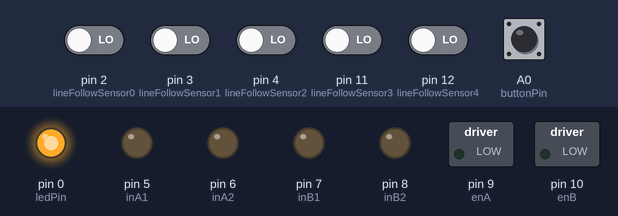
Bench run of a sketch on a simulated Arduino Uno, built with avr-gcc and run on an emulated ATmega328P. On the bench: switched loads named in the sketch (green lamp = pin HIGH), output pins drawn as LEDs (lit = HIGH). Dashed ring = blinking. The test bench sets the inputs (shaded band); at power-on: A0 (buttonPin) HIGH, pin 2 (lineFollowSensor0), pin 3 (lineFollowSensor1), pin 4 (lineFollowSensor2), pin 11 (lineFollowSensor3), pin 12 (lineFollowSensor4) LOW.

Above: at 3.8 s.
3.9 s: A0 (buttonPin) pulled LOW for 0.15 s
At 4.8 s:
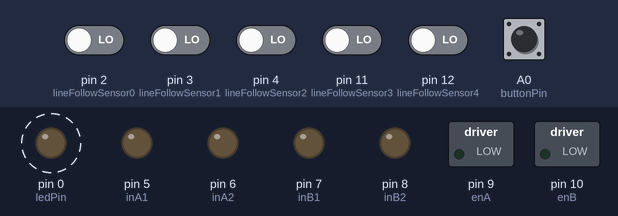
7.0 s: pin 2 (lineFollowSensor0) driven HIGH
At 8.1 s:
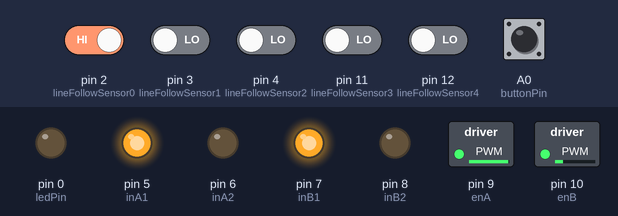
8.5 s: pin 3 (lineFollowSensor1) driven HIGH
At 9.3 s:
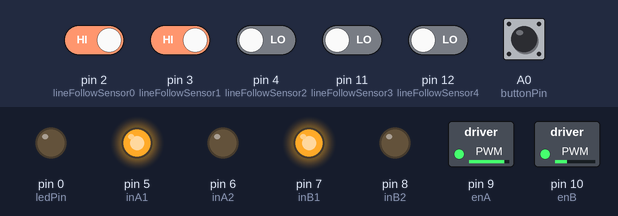
10.0 s: pin 3 (lineFollowSensor1) driven LOW
At 10.5 s:
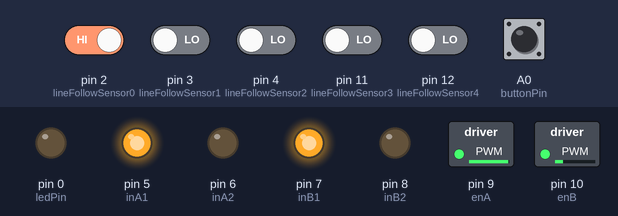
11.5 s: pin 2 (lineFollowSensor0) driven LOW and pin 11 (lineFollowSensor3) driven HIGH
At 12.7 s:
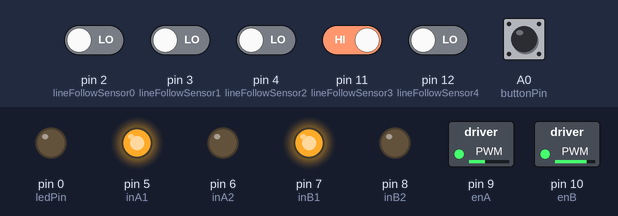
13.0 s: pin 4 (lineFollowSensor2) driven HIGH
At 14.2 s:
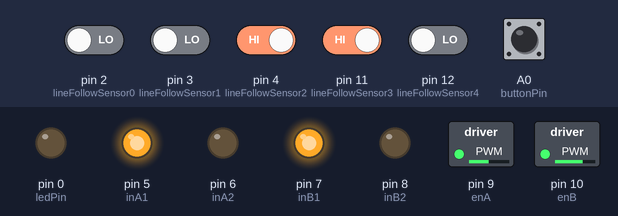
Timing chart, 0 to 15.5 s (numbered marks = the images above; inputs shaded):
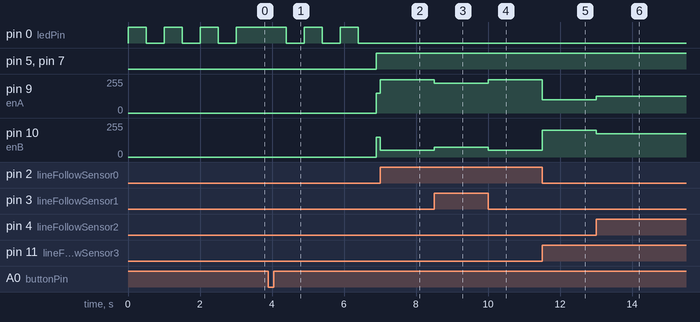

The sketch:

line_follow.ino
```cpp
//Solve Maze Bot
//TEAM - Aman Jain, Naman Arora, Namit Jain, Nandeesh Gupta

// connect motor controller pins to Arduino digital pins
// motor one
const int enA = 9;  //with PWM.  RIGHT MOTOR
const int inA1 = 5;  //digital
const int inA2 = 6;  //digital
// motor two
const int enB = 10;  //with PWM
const int inB1 = 7; //digital
const int inB2 = 8; //digital
const int lineFollowSensor0 = 2;
const int lineFollowSensor1 = 3;
const int lineFollowSensor2 = 4;
const int lineFollowSensor3 = 11;
const int lineFollowSensor4 = 12;
const int buttonPin = A0;
const int ledPin = 0;
int LFSensor[5]={0, 0, 0, 0, 0};
int error=0,P=0,I=0,D=0,previousError=0,PIDvalue=0;
int iniMotorPower=150;
const int Kp=25, Ki=0, Kd=0;
const int STOPPED = 0;
const int FOLLOWING_LINE = 1;
const int NO_LINE = 2;
int mode = FOLLOWING_LINE;

void motorA(int speed=0)
{
    // turn on motor A
    if(speed>0)
    {
        digitalWrite(inA1, HIGH);
        digitalWrite(inA2, LOW);
    }
    else if(speed<0)
    {
        digitalWrite(inA1, LOW);
        digitalWrite(inA2, HIGH);
    }
    else
    {
        digitalWrite(inA1, LOW);
        digitalWrite(inA2, LOW);
    }
    // set speed to speed out of possible range 0~255
    analogWrite(enA, abs(speed)%256);
}

void motorB(int speed=0)
{
    if(speed>0)
    {
        digitalWrite(inB1, HIGH);
        digitalWrite(inB2, LOW);
    }
    else if(speed<0)
    {
        digitalWrite(inB1, LOW);
        digitalWrite(inB2, HIGH);
    }
    else
    {
        digitalWrite(inB1, LOW);
        digitalWrite(inB2, LOW);
    }
    analogWrite(enB, abs(speed)%256);
}

void botLeft(int time=0)
{
    motorA(-(255));
    motorB(255);
    delay(time);
    motorA();
    motorB();
}

void botRight(int time=0)
{
    motorA((255));
    motorB(-(255));
    delay(time);
    motorA();
    motorB();
}

void readSensors()
{
    //when bot is in perfect position, array is 00100
    //this means IR returns 1 when line below is WHITE
    // 0 is leftmost for bot
    // 4 is rightmost for bot
    LFSensor[0] = digitalRead(lineFollowSensor0);
    LFSensor[1] = digitalRead(lineFollowSensor1);
    LFSensor[2] = digitalRead(lineFollowSensor2);
    LFSensor[3] = digitalRead(lineFollowSensor3);
    LFSensor[4] = digitalRead(lineFollowSensor4);

    /*
    if((LFSensor[0]== 1 )&&(LFSensor[1]== 1 )&&(LFSensor[2]== 1 )
        &&(LFSensor[3]== 1 )&&(LFSensor[4]== 1 ))
    {
        mode = STOPPED;
        return;
    }
    else if((LFSensor[0]== 0 )&&(LFSensor[1]== 0 )&&(LFSensor[2]== 0 )
        &&(LFSensor[3]== 0 )&&(LFSensor[4]== 0 ))
    {
        mode = NO_LINE;
        return;
    }
    */

    if((LFSensor[0]== 0 )&&(LFSensor[1]== 0 )&&(LFSensor[2]== 0)
        &&(LFSensor[3]== 0 )&&(LFSensor[4]== 1 ))
        error = 4;
    else if((LFSensor[0]== 0 )&&(LFSensor[1]== 0 )&&(LFSensor[2]== 0)
        &&(LFSensor[3]== 1 )&&(LFSensor[4]== 1 ))
        error = 3;
    else if((LFSensor[0]== 0 )&&(LFSensor[1]== 0 )&&(LFSensor[2]== 0)
        &&(LFSensor[3]== 1 )&&(LFSensor[4]== 0 ))
        error = 2;
    else if((LFSensor[0]== 0 )&&(LFSensor[1]== 0 )&&(LFSensor[2]== 1)
        &&(LFSensor[3]== 1 )&&(LFSensor[4]== 0 ))
        error = 1;
    else if((LFSensor[0]== 0 )&&(LFSensor[1]== 0 )&&(LFSensor[2]== 1)
        &&(LFSensor[3]== 0 )&&(LFSensor[4]== 0 ))
        error = 0;
    else if((LFSensor[0]== 0 )&&(LFSensor[1]== 1 )&&(LFSensor[2]== 1)
        &&(LFSensor[3]== 0 )&&(LFSensor[4]== 0 ))
        error =- 1;
    else if((LFSensor[0]== 0 )&&(LFSensor[1]== 1 )&&(LFSensor[2]== 0)
        &&(LFSensor[3]== 0 )&&(LFSensor[4]== 0 ))
        error = -2;
    else if((LFSensor[0]== 1 )&&(LFSensor[1]== 1 )&&(LFSensor[2]== 0)
        &&(LFSensor[3]== 0 )&&(LFSensor[4]== 0 ))
        error = -3;
    else if((LFSensor[0]== 1 )&&(LFSensor[1]== 0 )&&(LFSensor[2]== 0)
        &&(LFSensor[3]== 0 )&&(LFSensor[4]== 0 ))
        error = -4;
    else if((LFSensor[0]== 0 )&&(LFSensor[1]== 1 )&&(LFSensor[2]== 1)
        &&(LFSensor[3]== 1 )&&(LFSensor[4]== 0 ))
        error = 0;
    mode = FOLLOWING_LINE;
}

void calculatePID()
{
    P = error;
    I = I + error;
    D = error-previousError;
    PIDvalue = (Kp*P) + (Ki*I) + (Kd*D);
    previousError = error;
}

void motorPIDcontrol()
{
    int rightMotorSpeed = iniMotorPower - PIDvalue;
    int leftMotorSpeed = iniMotorPower + PIDvalue;
    motorA(rightMotorSpeed);
    motorB(leftMotorSpeed);
}

void ledBlink(int t)
{
  for(int i=0; i<3; ++i)
  {
  digitalWrite(ledPin, HIGH);
  delay(t*100);
  digitalWrite(ledPin, LOW);
  delay(t*100);
  }
}

void setup()
{
    // set all the motor control pins to outputs
    pinMode(enA, OUTPUT);
    pinMode(enB, OUTPUT);
    pinMode(inA1, OUTPUT);
    pinMode(inA2, OUTPUT);
    pinMode(inB1, OUTPUT);
    pinMode(inB2, OUTPUT);
    // led and buttons
    pinMode(ledPin, OUTPUT);
    pinMode(A0, INPUT_PULLUP);

    ledBlink(5);
    //infinite loop until button reads 0
    while(digitalRead(A0))
    {
      digitalWrite(ledPin, HIGH);
    }
    ledBlink(5);
}

// the loop function runs over and over again forever
void loop()
{
    readSensors();
    calculatePID();
    motorPIDcontrol();
    delay(50);
    /*
    switch (mode)
    {
      case STOPPED:
         motorA();
         motorB();
         break;
      case NO_LINE:
         motorA();
         motorB();
         botLeft(180);
         break;
      case FOLLOWING_LINE:
         calculatePID();
         motorPIDcontrol();
         break;
    }
    */
}
```

Measured:
- after the input at 3.9 s, pin 0 (ledPin): alternates HIGH for 0.50 s and LOW for 0.50 s, starting after 0.50 s; pin 5 (inA1), pin 7 (inB1): LOW → HIGH after 3.0 s; pin 9 (enA), pin 10 (enB): 0/255 → 150/255 after 3.0 s
- after the input at 7.0 s, pin 9 (enA): 150/255 → 250/255 at once; pin 10 (enB): 150/255 → 50/255 at once
- after the input at 8.5 s, pin 9 (enA): 250/255 → 225/255 at once; pin 10 (enB): 50/255 → 75/255 at once
- after the input at 10.0 s, pin 9 (enA): 225/255 → 250/255 at once; pin 10 (enB): 75/255 → 50/255 at once
- after the input at 11.5 s, pin 9 (enA): 250/255 → 100/255 at once; pin 10 (enB): 50/255 → 200/255 at once
- after the input at 13.0 s, pin 9 (enA): 100/255 → 125/255 at once; pin 10 (enB): 200/255 → 175/255 at once
